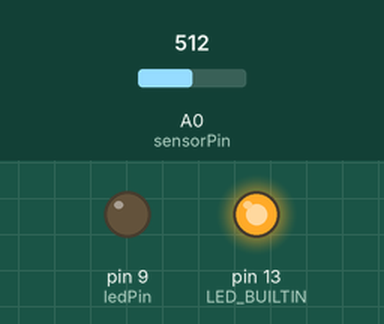
Bench run of a sketch on a simulated Arduino Uno, built with avr-gcc and run on an emulated ATmega328P. Shown: output pins drawn as LEDs (lit = HIGH). The inputs (shaded band) are chosen by the test bench; at power-on: A0 (sensorPin) = 512.

Above: at 0.1 s.
At 6.2 s:
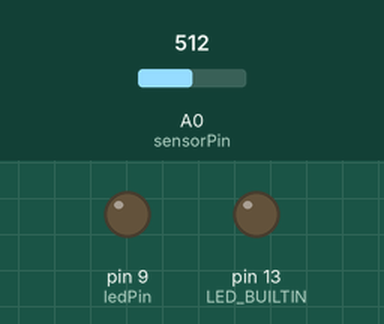
6.3 s: A0 (sensorPin) set to 306
At 6.9 s:
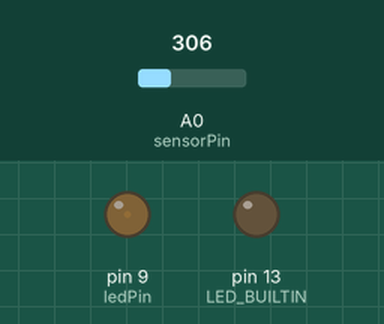
Timing chart, 0 to 9.3 s (numbered marks = the images above; inputs shaded):
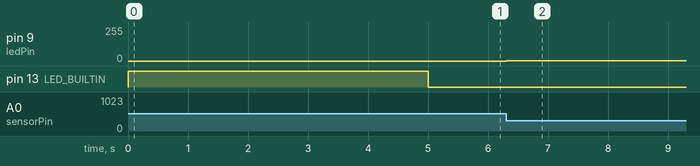

The sketch:

Exercise6.ino
```cpp
//

// These constants won't change:
const int sensorPin = A0;    // pin that the sensor is attached to
const int ledPin = 9;        // pin that the LED is attached to

// variables:
int sensorValue = 0;         // the sensor value
int sensorMin = 1023;        // minimum sensor value
int sensorMax = 0;           // maximum sensor value


void setup() {
  // turn on LED to signal the start of the calibration period:
  pinMode(LED_BUILTIN, OUTPUT);
  digitalWrite(LED_BUILTIN, HIGH);

  // calibrate during the first five seconds
  while (millis() < 5000) {
    sensorValue = analogRead(sensorPin);

    // record the maximum sensor value
    if (sensorValue > sensorMax) {
      sensorMax = sensorValue;
    }

    // record the minimum sensor value
    if (sensorValue < sensorMin) {
      sensorMin = sensorValue;
    }
  }

  // signal the end of the calibration period
  digitalWrite(LED_BUILTIN, LOW);
}

void loop() {
  // read the sensor:
  sensorValue = analogRead(sensorPin);

  // apply the calibration to the sensor reading
  sensorValue = map(sensorValue, sensorMin, sensorMax, 0, 255);

  // in case the sensor value is outside the range seen during calibration
  sensorValue = constrain(sensorValue, 0, 255);

  // fade the LED using the calibrated value:
  analogWrite(ledPin, sensorValue);
}
```

Measured:
- after the input at 6.3 s, pin 9 (ledPin): 0/255 → 1/255 at once
